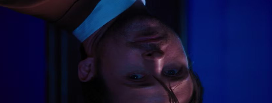
#> input picture assets/img1_v2-2.png, 272 x 103 px, given in place of the camera
$ python opencv5.py
#> lines starting #> are read from the running program, lines starting #| are printed output that depends on the picture; after the words box and inside, x2 and y2 are one past the last pixel; in counts of white or black regions, pixels touching at a corner belong together
"""
This script does something useful.
Author: Vedant Korade
"""

import numpy as np
import cv2

cam = cv2.VideoCapture(1)

while True:
    ret, frame = cam.read()
#> frame is the input picture: shape (103, 272, 3); mean B, G, R 58.7, 18.1, 16.5
    width = int(cam.get(3)) #top left to top right
    height = int(cam.get(4)) #top left to bottom left
    #hsv - hue saturation value & hsl - hue saturation lightness [brightness]
    hsv = cv2.cvtColor(frame, cv2.COLOR_BGR2HSV)
#> hsv: shape (103, 272, 3); mean H, S, V 126.1, 182.6, 60.1
    lower = np.array([90, 50, 50])
    upper = np.array([130, 255, 255])
    mask = cv2.inRange(hsv, lower, upper)
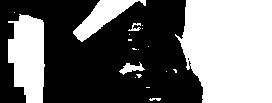
#> mask: shape (103, 272); 44.4% white; 19 white regions (13 under 20 px), largest, box (x1, y1, x2, y2) and area: (175, 0, 272, 103) 8514, (8, 14, 45, 103) 2527, (73, 0, 146, 42) 1109, (119, 62, 145, 75) 150, (128, 23, 141, 31) 51, (149, 98, 161, 101) 27
    result = cv2.bitwise_and(frame, frame, mask = mask)
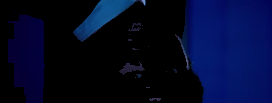
#> result: shape (103, 272, 3); mean B, G, R 41.1, 9.1, 2.5
    cv2.imshow('Webcam', result)

    # Break the loop if the spacebar is pressed
    if cv2.waitKey(1) == ord(' '):
#> (key Esc is pressed here)
        break

cam.release()
cv2.destroyAllWindows()

$ run again, on assets/file.png
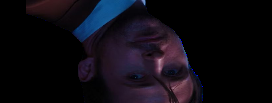
#> input picture assets/file.png, 272 x 103 px, given in place of the camera
#> frame is the input picture: shape (103, 272, 3); mean B, G, R 18.4, 11.2, 13.7
#> hsv: shape (103, 272, 3); mean H, S, V 56.7, 49.8, 19.8
#> `mask = cv2.inRange(hsv, lower, upper)`:
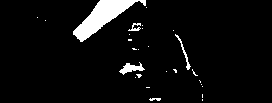
#> mask: shape (103, 272); 5.4% white; 27 white regions (22 under 20 px), largest, box (x1, y1, x2, y2) and area: (73, 0, 146, 42) 1110, (119, 62, 145, 75) 150, (175, 34, 191, 70) 84, (128, 23, 141, 31) 51, (149, 98, 161, 101) 27
#> `result = cv2.bitwise_and(frame, frame, mask = mask)`:
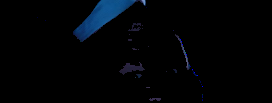
#> result: shape (103, 272, 3); mean B, G, R 5.9, 3.2, 1.2
